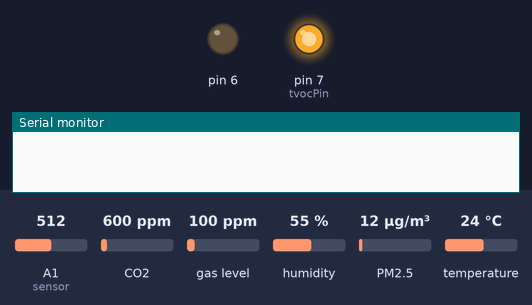
Bench run of a sketch on a simulated Arduino Uno, built with avr-gcc and run on an emulated ATmega328P. On the bench: output pins drawn as LEDs (lit = HIGH), the last lines printed to the serial monitor. The inputs (shaded band) are chosen by the test bench; at power-on: A1 (sensor) = 512, CO2 600 ppm, gas level 100 ppm, humidity 55 %, PM2.5 12 µg/m³, temperature 24 °C. The local clock reads 2024-03-15 10:24:30 at power-on unless the sketch sets it.

Above: at 0.1 s.
At 3.1 s:
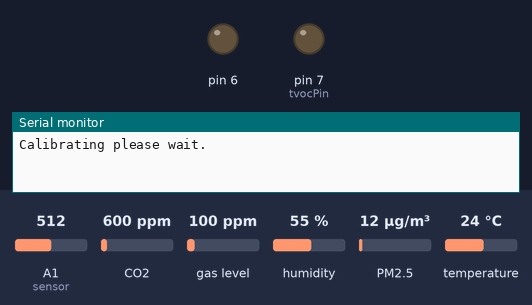
Timing chart, 0 to 4.6 s (numbered marks = the images above):
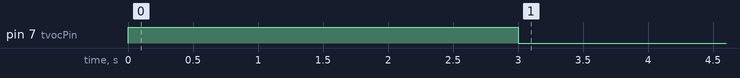

The sketch:

Pvh_Air_Quality_Monitor.ino
```cpp
#include "SoftwareSerial.h"
#include "MHZ19.h"   // https://github.com/WifWaf/MH-Z19
#include "PMS.h"     //https://github.com/fu-hsi/pms
#include "dht.h"     // https://github.com/RobTillaart/DHTlib
#include "DS3231.h"  // http://www.rinkydinkelectronics.com/library.php?id=73
#include <MQUnifiedsensor.h>
#include <RTClib.h>

//Definitions
#define placa "Arduino Mini Pro"
#define Voltage_Resolution 5
#define pin A0 //Analog input 0 of your arduino
#define type "MQ-135" //MQ135
#define ADC_Bit_Resolution 10    // For arduino UNO/MEGA/NANO
#define RatioMQ135CleanAir 3.6  //RS / R0 = 3.6 ppm
MQUnifiedsensor MQ135(placa, Voltage_Resolution, ADC_Bit_Resolution, pin, type);

DateTime now;
RTC_DS3231 rtc;

#define led 13
#define tvocPin 7  // VOC sensor activation
#define dht22 5 // DHT22 temperature and humidity sensor

dht DHT; // Creats a DHT object

MHZ19 myMHZ19;    // CO2 Sensor
SoftwareSerial co2Serial(2, 3);  // (RX, TX) MH-Z19 serial

SoftwareSerial pmsSerial(8, 9); // Particulate Matter sensor
PMS pms(pmsSerial);
PMS::DATA data;

int readDHT, temp, hum;
int CO2;
int CO;
int tvoc;
int pm25;
float tempError = 4;
int hours, minutes, second;
int previousMinutes = 1;
String timeString;
String receivedData = "Z";
char t[32];

void setup() {
  Serial.begin(9600);
  // Device to serial monitor feedback
  pinMode(6, OUTPUT);
  pinMode(tvocPin, OUTPUT);

  // Warming up sensors
  //digitalWrite(6, HIGH);        // Ozone sensor
  digitalWrite(tvocPin, HIGH);  // TVOC sensor
  delay(3 * 1000); // delay 7 seconds
  digitalWrite(6, LOW);
  digitalWrite(tvocPin, LOW);

  // Initialize all sensors
  rtc.begin();
  co2Serial.begin(9600);
  pmsSerial.begin(9600);
  myMHZ19.begin(co2Serial);
  myMHZ19.setFilter(true, true);
  myMHZ19.autoCalibration(true);

  //MQ 135 Setup Section
  MQ135.setRegressionMethod(1); //_PPM =  a*ratio^b
  MQ135.setA(605.18);
  MQ135.setB(-3.937);
  MQ135.init();
  Serial.println(F("Calibrating please wait."));
  float calcR0 = 0;
  for(int i = 1; i<=10; i ++)
  {
    MQ135.update(); // Update data, the arduino will be read the voltage on the analog pin
    calcR0 += MQ135.calibrate(RatioMQ135CleanAir);
  }
  MQ135.setR0(calcR0/10);
  if(isinf(calcR0)) {Serial.println(F("Warning: Conection issue founded, R0 is infite (Open circuit detected) please check your wiring and supply")); while(1);}
  if(calcR0 == 0){Serial.println(F("Warning: Conection issue founded, R0 is zero (Analog pin with short circuit to ground) please check your wiring and supply")); while(1);}
  /*****************************  MQ CAlibration ********************************************/

  // setup RTC module
  if (! rtc.begin())
  {
    Serial.println(F(" RTC Module not Present"));
    while (1);
  }
  if (rtc.lostPower())
  {
    Serial.println(F("RTC power failure, reset the time!"));
    rtc.adjust(DateTime(F(__DATE__), F(__TIME__)));
  }
}

void loop() {
  //Read temperature and humidity from DHT22 sensor
  readDHT = DHT.read22(dht22);
  temp = (DHT.temperature - tempError); // Gets the values of the temperature
  hum = DHT.humidity; // Gets the values of the humidity

 tvoc = analogRead(A1); // Please note that we are only reading raw data from this sensor, not ppm or ppb values. Just analog values from 0 to 1024. Higher values means there is a presence of VOC
  digitalWrite(tvocPin, LOW);

  //Read MHZ19 - CO2 sensor for 3 seconds - if we don't use a blocking method with the while loop we won't get values from the sensor.
  co2Serial.listen();
  CO2 = myMHZ19.getCO2(true, true); // Request CO2 (as ppm)

  //Read Particulate Matter sensor for 2 seconds
  pmsSerial.listen();
  pms.readUntil(data);
  pm25 = data.PM_AE_UG_2_5;
  now = rtc.now();

  //MQ Reading and updating section
  MQ135.update(); // Update data, the arduino will be read the voltage on the analog pin
  CO = MQ135.readSensor(); // Sensor will read PPM concentration using the model and a and b values setted before or in the setup
  // Send the data to the Nextion display
  Serial.print(temp);
  Serial.print(F("|"));

  Serial.print(hum);
  Serial.print(F("|"));

  Serial.print(CO2);
  Serial.print(F("|"));

  Serial.print(pm25);
  Serial.print(F("|"));

  Serial.print(tvoc);
  Serial.print(F("|"));

  Serial.print(CO);
  Serial.print(F("|"));

  sprintf(t, "%02d:%02d:%02d %02d/%02d/%02d", now.hour(), now.minute(), now.second(), now.day(), now.month(), now.year());
  Serial.println(t);
  delay(4000);
}
```
